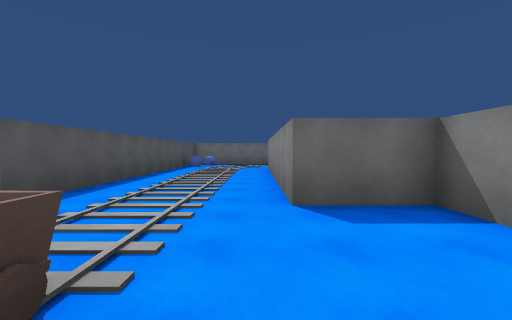
View 1 (above)

24 first-person views from a walk through a scene from a Unity 3-D project. The camera is 1.5 m above the floor, tilts 2° down and sees 90° across. The floor is counted in squares, 2 m on a side. Each view is taken from the middle of a square. On the plan, view 1 faces up. The plan holds only what a view shows up to about 9 squares ahead; the rest is blank. Some animated figures are left out. Surface patterns are stand-ins for the level's own textures.

View 2
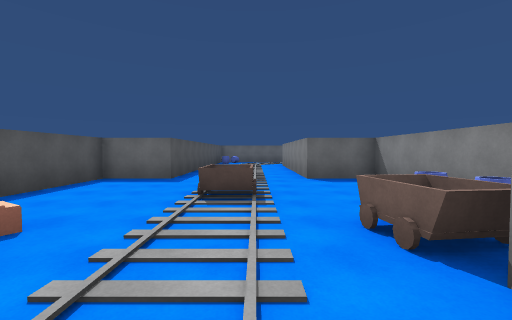

View 3
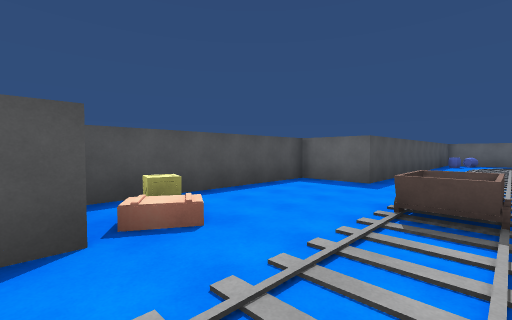

View 4
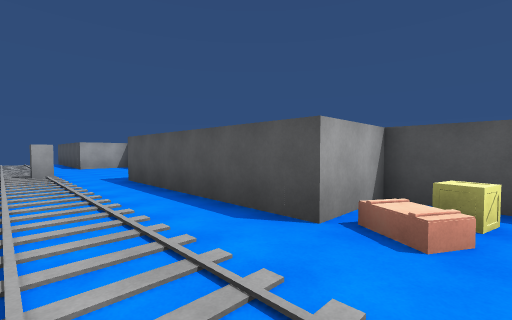

View 5
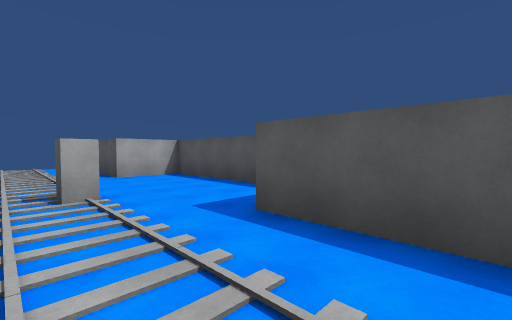

View 6
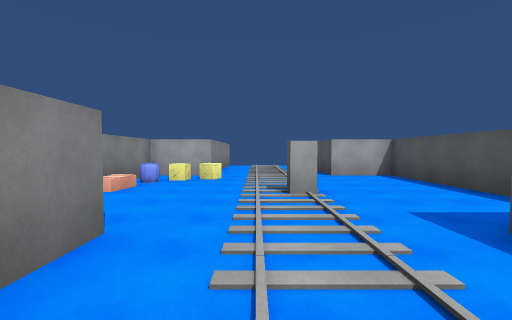

View 7
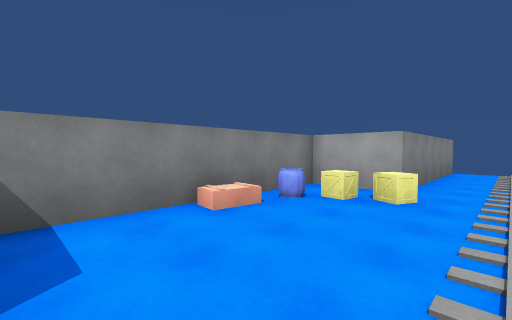

View 8
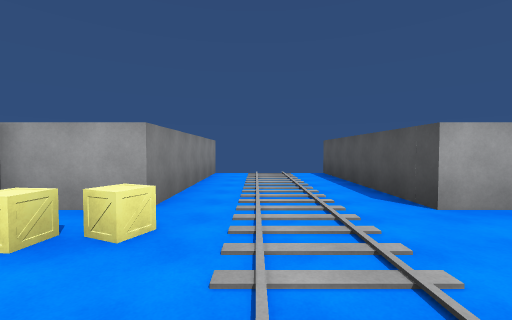

View 9
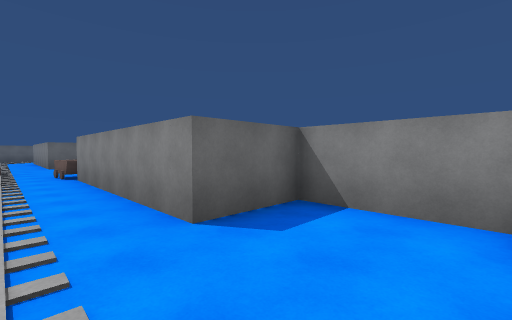

View 10
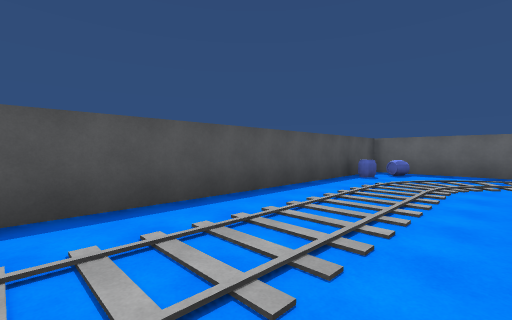

View 11
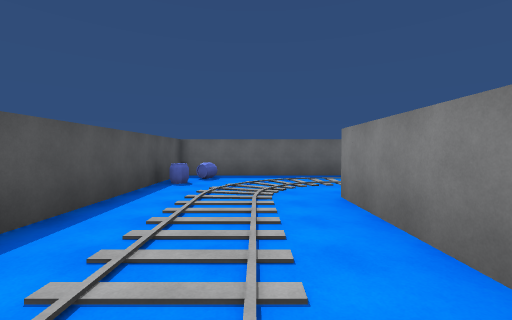

View 12
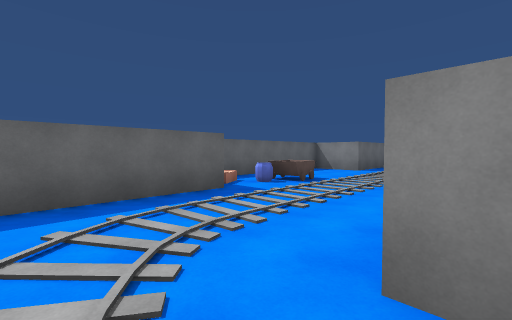

View 13
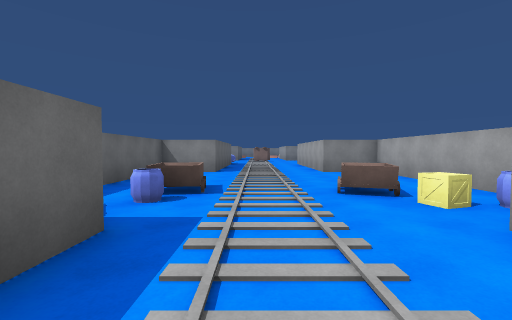

View 14
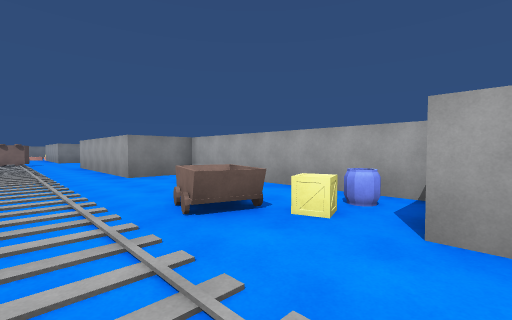

View 15
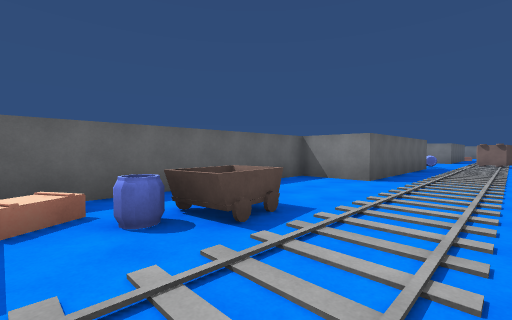

View 16
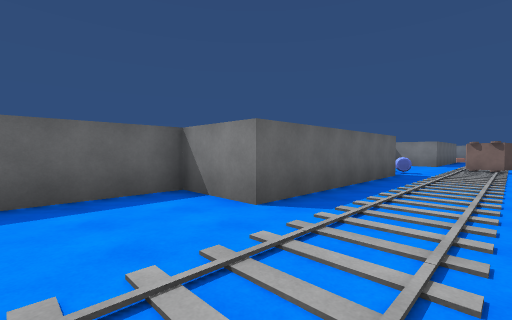

View 17
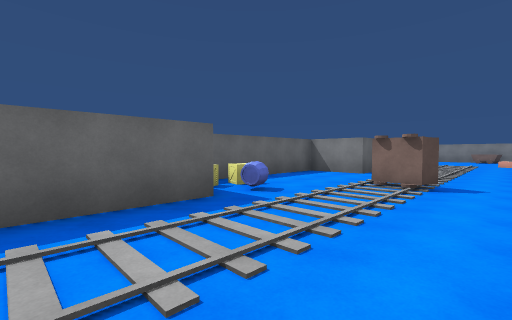

View 18
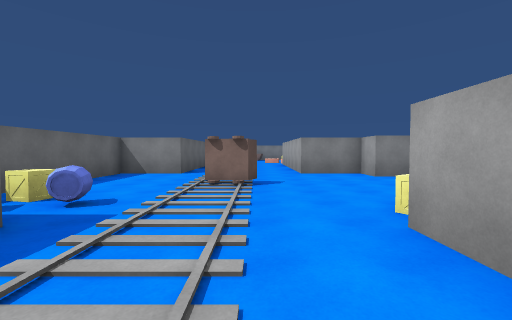

View 19
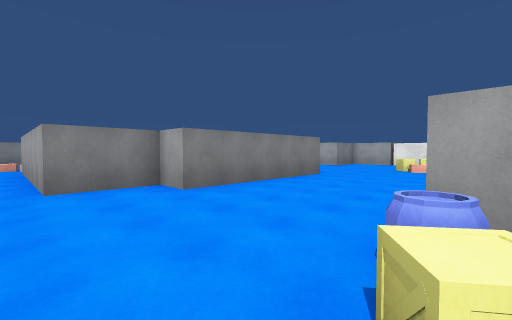

View 20
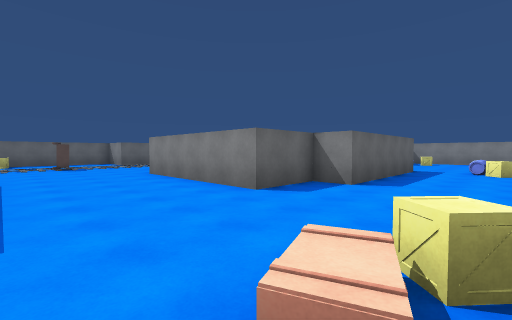

View 21
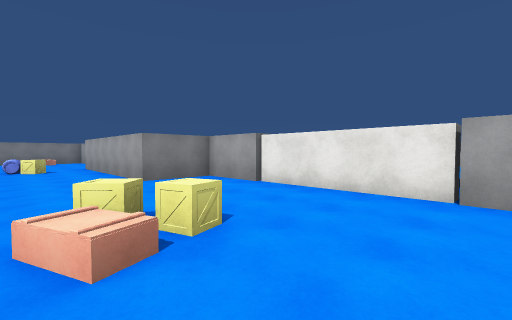

View 22
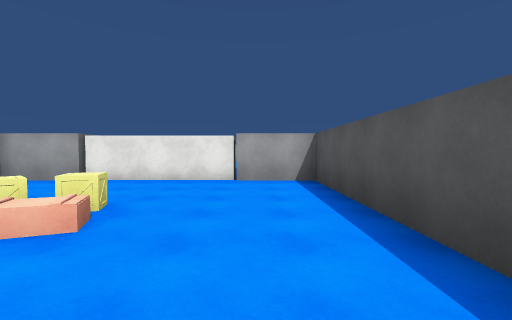

View 23
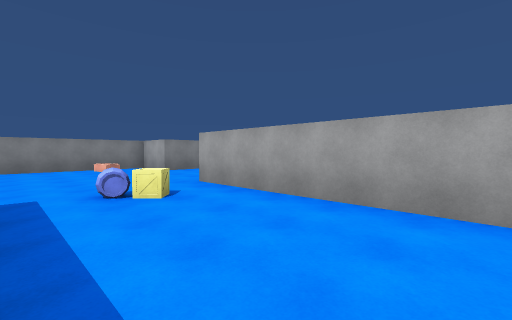

View 24
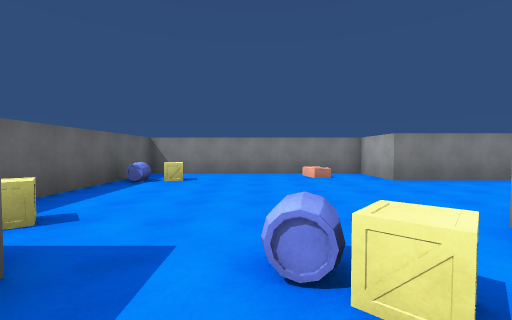

### Floor plan
Key: @ floor where view 1 was taken; # wall or solid block; . floor; / step, stairs or slope; = window, fence, low wall or low ledge; ^ raised ledge; B barrel; O other object.
Columns run from 6 left of view 1 to 35 right of it. Each row starts with its distance up from view 1.
 17          ########      ######
 16          .......#     ^.....#
 15   ########B=....######.B....#
 14   #.B......=.................
 13   #...//.................#
 12   #B.//..................#.....
 11   #.//....==......................
 10   #.//.##.^.....###  #^.....######
  9   #.//.# .B.....#     B.....#
  8   #.//.##########     #....##
  7   #.//.#               ....#
  6   #.//.#               ....#
  5   #.//.#               ....#       #######
  4 ###.//.###             ....###     =..B..#
  3 #...//...#            .......#####.....^.#
  2 #...//...#           ....................#
  1 #...==...#          #...=.........B......#
  0 #...//@.O#          #...^^.......^.......#
 -1 #^..///#B           #....................#
 -2 #=#.///#            #........######......#
 -3  ##.//.#            #........#      ...###
 -4   #.//.#            ##########       ..#
 -5   #.//.#                              .#
 -6   #.//.#                               #
 -7   #.//.#
 -8   #.//.###
 -9   ..//...#
-10  ...//...#
-11 #...#/..=#
-12 #...//...#
-13 #...//.^B#
-14 #...//=#=#
-15 ###.//.##
-16   #.//.#
-17   #.//.#
-18   #.//.#
-19   #.//.#
-20   #.//.#

Positions as (right, up) in squares from view 1, and headings:
1: (0, 0), facing up
2: (-1, -4), facing up
3: (-1, -3), facing up-left
4: (-1, -1), facing down-left
5: (-1, -6), facing down-left
6: (-1, -6), facing down
7: (-1, -9), facing down-right
8: (-1, -11), facing down
9: (-1, -11), facing up-right
10: (0, 5), facing up-left
11: (-1, 6), facing up
12: (-1, 10), facing up-right
13: (0, 13), facing right
14: (2, 13), facing down-right
15: (3, 12), facing up-right
16: (7, 12), facing up-right
17: (13, 11), facing up-right
18: (13, 12), facing right
19: (16, 11), facing down-right
20: (17, 0), facing up-right
21: (16, 1), facing down-right
22: (16, 3), facing down
23: (23, 2), facing down-right
24: (26, 1), facing right
